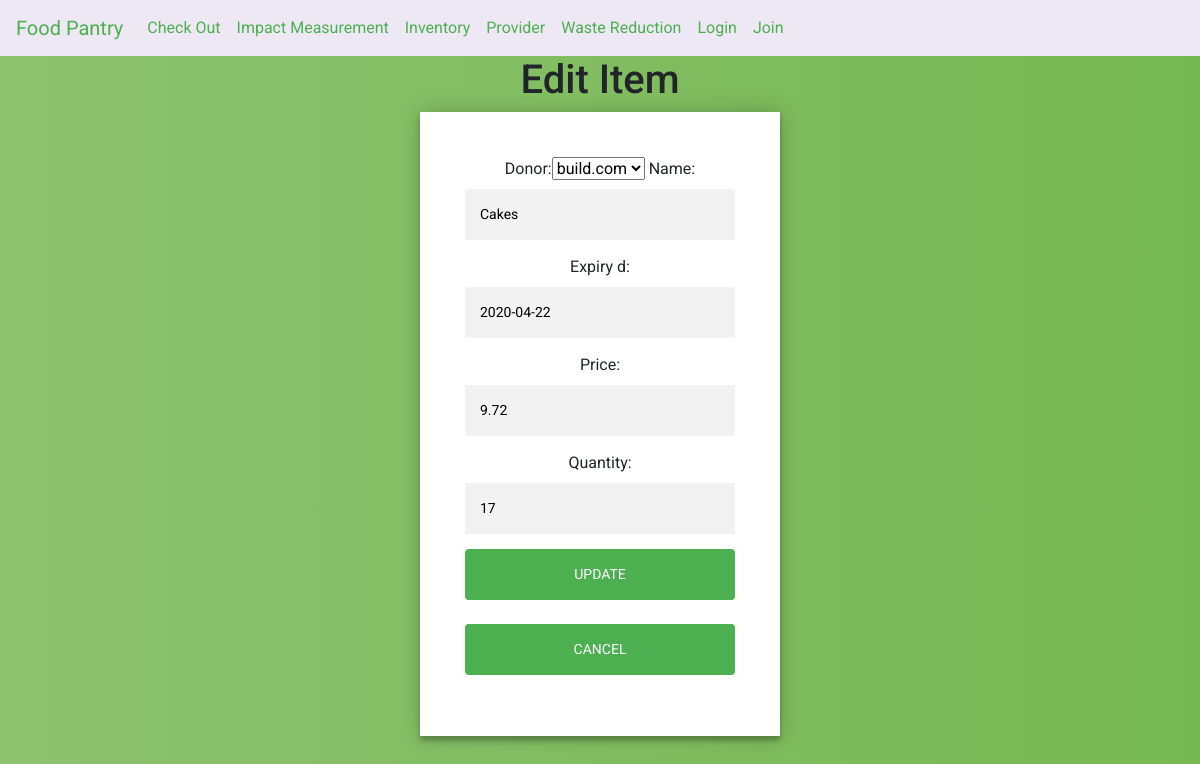
Page /update/1/ on the earlier database version.
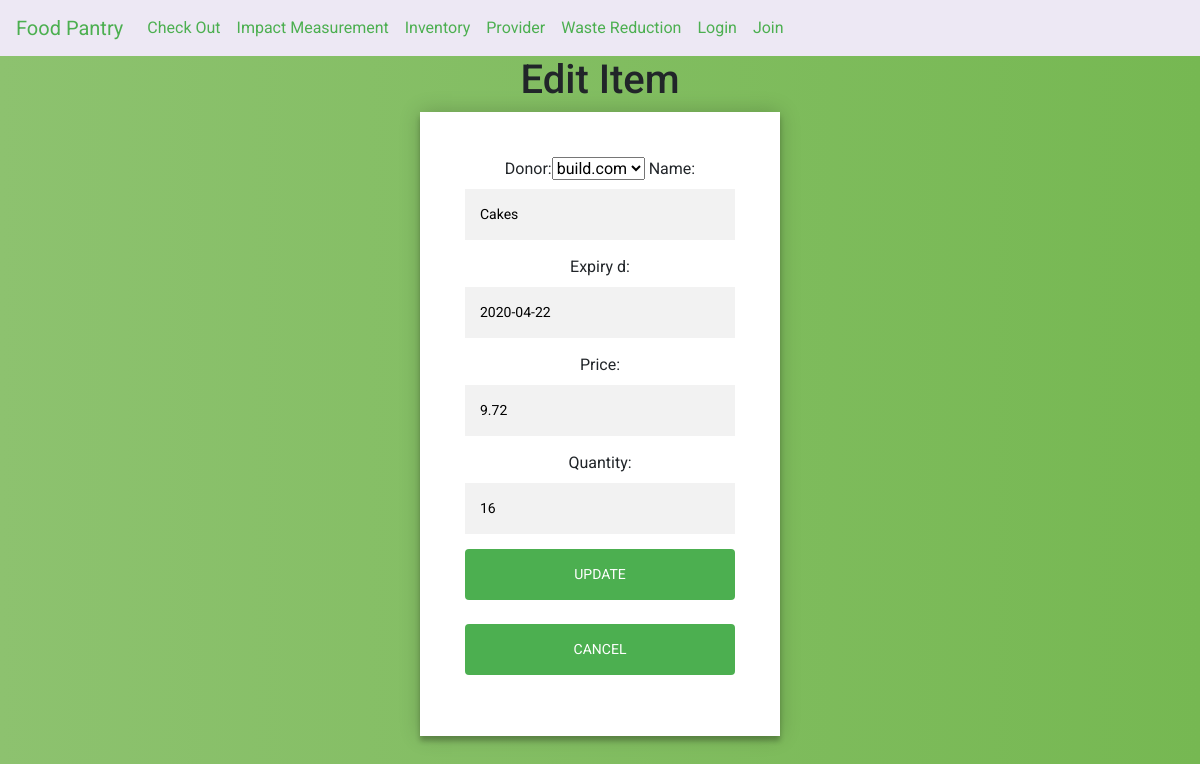
Same page on the later database version.
### inventory/models.py (models this page shows, shortened)
class inventory(models.Model):
     donor = models.ForeignKey(provider, on_delete=models.CASCADE,related_name='donor')
     name = models.CharField(max_length=100)
     registration_D = models.DateField(auto_now=True)
     expiry_D = models.DateField()
     price = models.FloatField()
     quantity =  models.PositiveIntegerField()

### inventory/views.py (the view)
# urls.py: path('update/<str:pk>/', inventory_views.update, name='update'),
def update(request, pk):
	item = inventory.objects.get(id=pk)
	form = inventory_form(instance=item)
	if request.method == 'POST':
		form = inventory_form(request.POST, instance=item)
		if form.is_valid():
			form.save()
			return redirect('inventory_view')
	context = {'form':form}
	return render(request, 'inventory/update.html', context)

### inventory/forms.py
class inventory_form(forms.ModelForm):
    name = forms.CharField(widget=forms.TextInput(attrs={'placeholder': 'Item Name '}))
    expiry_D = forms.CharField(widget=forms.TextInput(attrs={'placeholder': 'Expiry Date '}))
    price = forms.CharField(widget=forms.TextInput(attrs={'placeholder': 'Price'}))
    quantity  = forms.CharField(widget=forms.TextInput(attrs={'placeholder': 'Quantity '}))
    class Meta():
	     model = inventory
	     fields = '__all__'

### provider/models.py (called while the page is built)
    def __str__(self):
          return self.donor_name

### templates/inventory/update.html (shortened to what this page needs)
<html>
<head>
	{% include "dashboard/shared_links.html" %}
</head>
<body>
	{% include "dashboard/navigation_bar.html" %}
<h1>Edit Item</h1>
<div class="form">
    <div class = "login-form">
      <form method="POST" action="">
 	{{form}}
        <br>
        <button type="submit" class="btn btn-primary" name = "Edit_Task">Update</button>
                <a href="/inventory/">
                  <br>
                  <br>
        	<button type="submit" class="btn btn-primary" value="Cancel" name = "Cancel">Cancel</button>
      </form>
    </div>
  </div>
</body>
</html>

Differences in the rows shown:
changed inventory "build.com": quantity "17" → "16"
